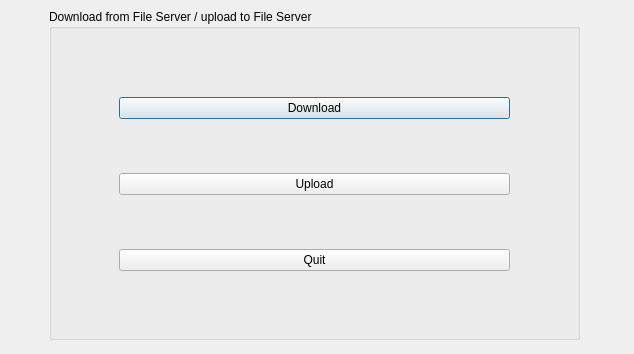
<?xml version="1.0" encoding="UTF-8"?>
<ui version="4.0">
 <class>UploadOrDownload</class>
 <widget class="QDialog" name="UploadOrDownload">
  <property name="geometry">
   <rect>
    <x>0</x>
    <y>0</y>
    <width>634</width>
    <height>354</height>
   </rect>
  </property>
  <property name="windowTitle">
   <string>Dialog</string>
  </property>
  <widget class="QGroupBox" name="groupBox">
   <property name="geometry">
    <rect>
     <x>49</x>
     <y>9</y>
     <width>531</width>
     <height>331</height>
    </rect>
   </property>
   <property name="title">
    <string>Download from File Server / upload to File Server</string>
   </property>
   <widget class="QWidget" name="">
    <property name="geometry">
     <rect>
      <x>70</x>
      <y>40</y>
      <width>391</width>
      <height>271</height>
     </rect>
    </property>
    <layout class="QVBoxLayout" name="verticalLayout">
     <item>
      <widget class="QPushButton" name="pushButtonDownload">
       <property name="text">
        <string>Download</string>
       </property>
      </widget>
     </item>
     <item>
      <widget class="QPushButton" name="pushButtonUpload">
       <property name="text">
        <string>Upload</string>
       </property>
      </widget>
     </item>
     <item>
      <widget class="QPushButton" name="pushButtonQuit1">
       <property name="text">
        <string>Quit</string>
       </property>
      </widget>
     </item>
    </layout>
   </widget>
  </widget>
 </widget>
 <resources/>
 <connections/>
</ui>
